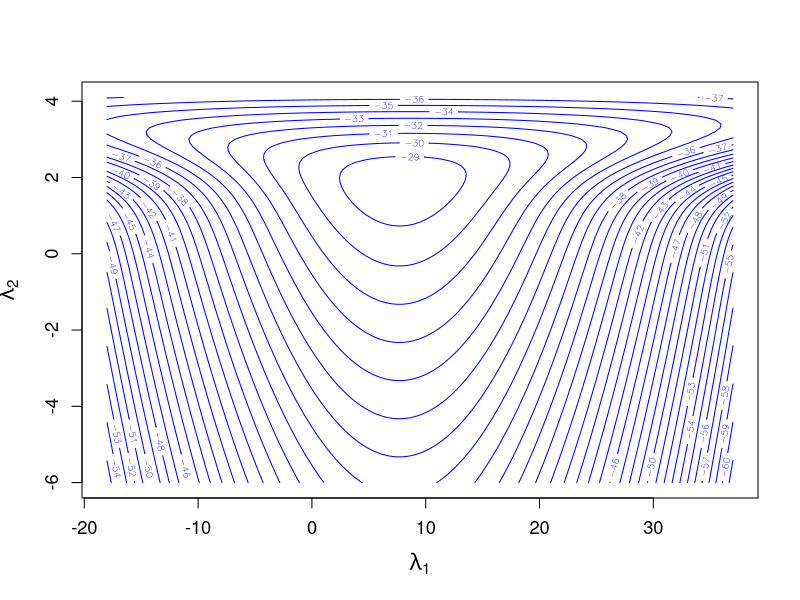
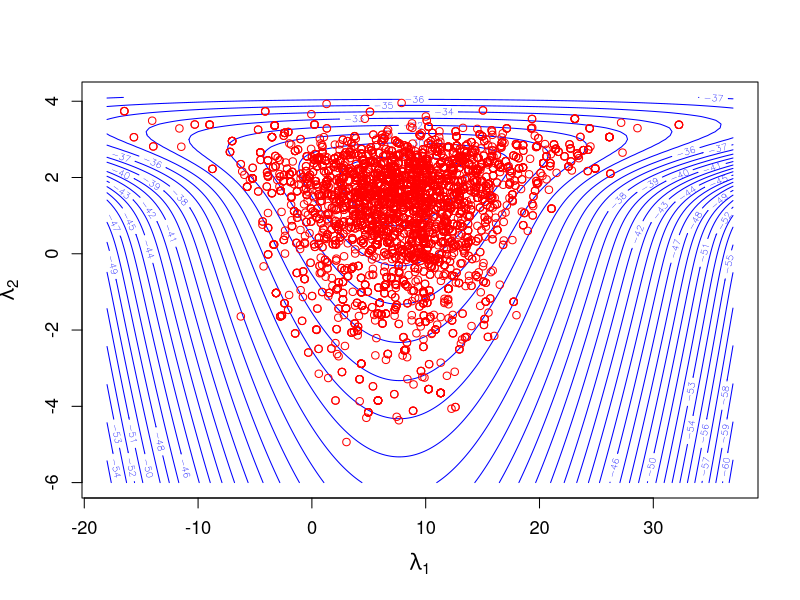
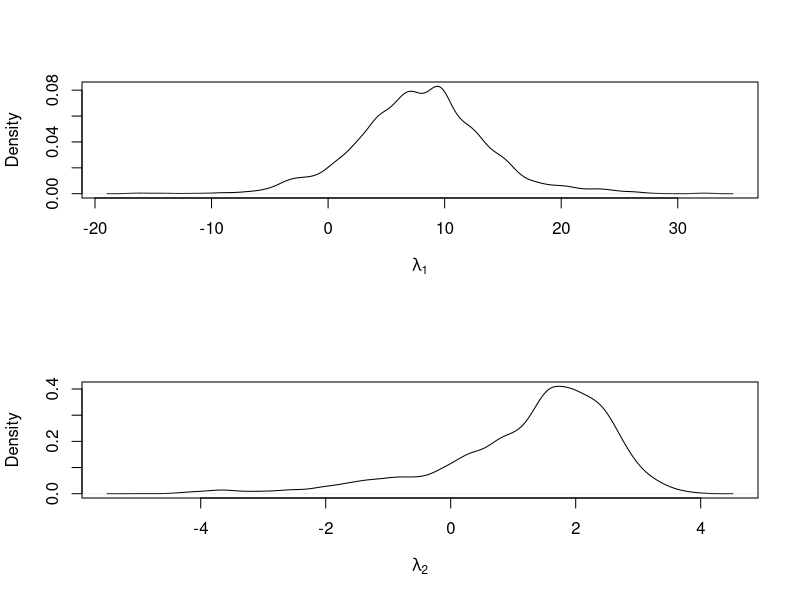
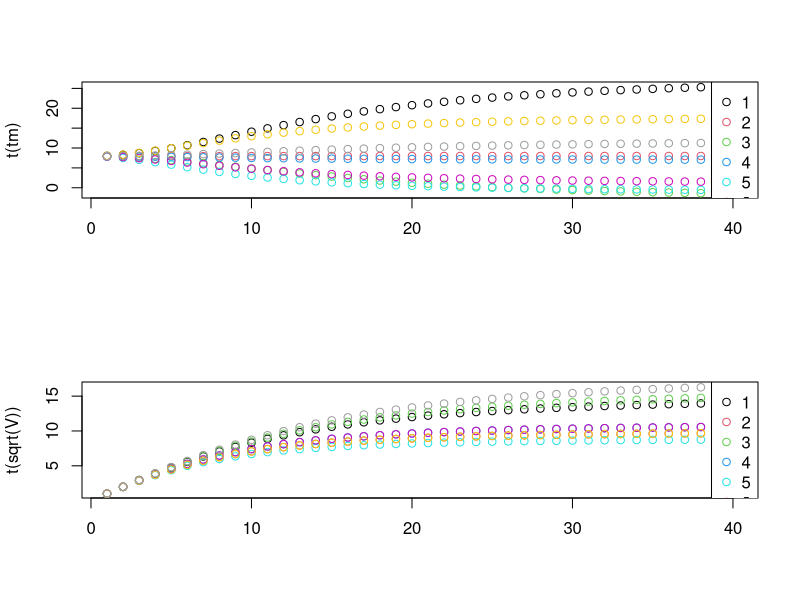

The R source for these figures, in order:
rm(list=ls(all=TRUE))
# zli3 at  live com

# given data
y <- c(28, 8, -3, 7, -1, 1, 18, 12)
sigma <- c(15, 10, 16, 11, 9, 11, 10, 18)

# defining the log posterior for lambda
logpost <- function(lambda, sigma, y){
  a1=lambda[1]
  a2=exp(lambda[2])^2+sigma^2
  sum(dnorm(y,a1,sqrt(a2),log =1))+lambda[2]
}

# grids
lambda_1 <- seq(from = -18, to = 37, by = 0.1)
lambda_2 <- seq(from = -6, to = 4.1, by = 0.1)
z <- matrix(0, nrow = length(lambda_1), ncol = length(lambda_2))

for (i in 1:length(lambda_1)){
  for (j in 1:length(lambda_2)){
    lambda <- c(lambda_1[i], lambda_2[j])
    z[i,j] <- logpost(lambda, sigma, y)
  }
}

contour(x = lambda_1, y = lambda_2, z = z, col = "blue", nlevels = 40,
        xlab = expression(lambda[1]), ylab = expression(lambda[2]),
        cex.axis = 1.1, cex.lab = 1.3)


out <- optim(par = c(8, 2), fn = logpost, control = list(fnscale = -1),
            hessian = TRUE, sigma = sigma, y = y)
cat('Posterior mode:\n')
print((post_mode <- out$par))#7.926685 1.841525

cat('\n')
cat('Covariance matrix: \n')
print((post_cov <- -solve(out$hessian)))


library(LearnBayes)
library(coda)

set.seed(11)

iters <- 10^4
proposal <- list(var = post_cov, scale = 2)

# random walk metropolis
fit1 <- rwmetrop(logpost, proposal, start = post_mode, iters, sigma, y)

# overlaying last 5000 draws on contour plot of the log posterior
contour(x = lambda_1, y = lambda_2, z = z, col = "blue", nlevels = 40,
        xlab = expression(lambda[1]), ylab = expression(lambda[2]),
        cex.axis = 1.1, cex.lab = 1.3)
points(x = fit1$par[5001:iters,1], y = fit1$par[5001:iters,2], col = "red")


cat('Acceptance rate: \n')
print(fit1$accept)

par(mfrow=c(2,1))
plot(density(fit1$par[5001:iters,1]), main = "", xlab = expression(lambda[1]))
plot(density(fit1$par[5001:iters,2]), main = "", xlab = expression(lambda[2]))

#######################################################################

#thetaj|mu,tau,y,sigma ~ N(thetajhat, Vhat)
tau=1:40
mu=7.926685

tm=sapply(tau,function(x)(y/sigma^2+mu/x^2)/(1/sigma^2+1/x^2))
V=sapply(tau,function(x)(1/(1/sigma^2+1/x^2)))

matplot(t(tm), type = "b",pch=1,col = 1:8)
legend("topright", legend = 1:8, col=1:8, pch=1)

matplot(t(sqrt(V)), type = "b",pch=1,col = 1:8)
legend("topright", legend = 1:8, col=1:8, pch=1)

#References
#Learning Bayesian Hierarchical Modeling from 8 Schools, Jun Yu Tan 2023
#Bayesian Statistics class, ST4234 in NUS, taught by Prof Li Cheng
#Bayesian Data Analysis, Third Edition A. Gelman, J.B. Carlin, H.S. Stern, 
#and 3 more authors 2013  
